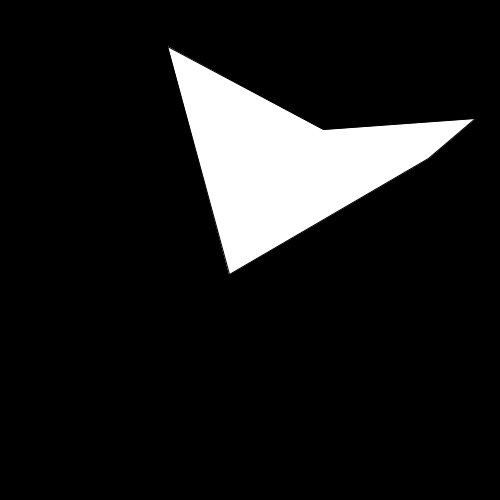
Frame 1 (no input)
Frame 60 (the mouse pressed at the canvas centre just before this capture): identical to frame 1, image omitted
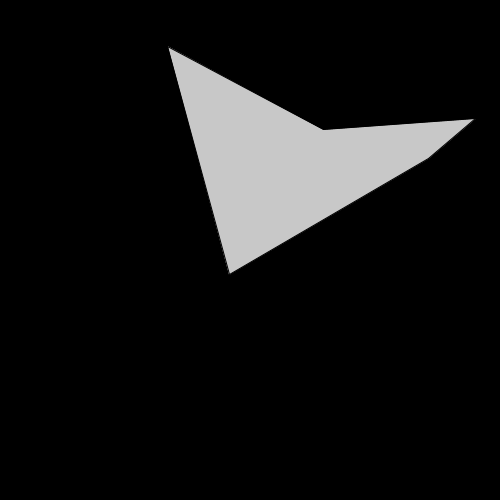
Frame 120 (the mouse held since frame 60 and released just before this capture)

The Processing sketch that drew these frames (run headless with seeded random() and noise(); from frame 60 on, the mouse is pressed at the canvas centre):

// Processing sketch: PolygonHitboxForced
// ── PolygonHitboxForced.pde
PolygonHitbox p1;
PolygonHitbox p2;

float theta = 0;

void setup() {
  size(500, 500);

  p1 = new PolygonHitbox(150-width/2, 134-height/2, 200-width/2, 12-height/2, 200-width/2, 200-height/2, 20-width/2, 210-height/2);
  p2 = new PolygonHitbox(random(-width/2, width/2), random(-height/2, height/2), random(-width/2, width/2), random(-height/2, height/2), random(-width/2, width/2), random(-height/2, height/2), random(-width/2, width/2), random(-height/2, height/2), random(-width/2, width/2), random(-height/2, height/2));
}

void draw() {
  pushMatrix();
  translate(width/2, height/2);
  rotate(theta);
  // p1.findPointsInside();
  p2.findPointsInside();
  background(0);

  /*
  p1.display(color(255));
   p1.hit(mouseX, mouseY);
   */


  p2.display(color(255));
  p2.hit(mouseX, mouseY);


  // theta+=0.002;
  popMatrix();
}


class PolygonHitbox {
  int vertecies;

  float[] x;
  float[]y;

  boolean[][] isInside;

  boolean hit;

  PolygonHitbox(float x0, float y0, float x1, float y1, float x2, float y2, float... points) {
    vertecies = points.length/2+3;

    x = new float[vertecies];
    y = new float[vertecies];

    isInside = new boolean[width][height];

    x[0] = x0;
    y[0] = y0;
    x[1] = x1;
    y[1] = y1;
    x[2] = x2;
    y[2] = y2;

    if (points.length%2 != 0) {
      throw new IllegalArgumentException("Incmplete Point(s) detected");
    }

    for (int i = 0; i < points.length; i++) {
      if (i%2 == 0) {
        x[i/2+3] = points[i];
      } else if (i%2 == 1) {
        y[i/2+3] = points[i];
      }
    }

    findPointsInside();
  }

  void findPointsInside() {
    loadPixels();
    updatePixels();
    background(0);
    display(color(255));

    loadPixels();

    for (int i = 0; i < width*height; i++) {
      if (pixels[i] != color(0)) {
        isInside[i%width][i/width] = true;
      } else {
        isInside[i%width][i/width] = false;
      }
    }
  }

  void display(color c) {
    strokeWeight(1);
    stroke(0);
    fill(c);
    beginShape();
    for (int i = 0; i < vertecies; i++) {
      vertex(x[i], y[i]);
    }
    endShape(CLOSE);
  }

  boolean hit(int x, int y) {
    hit = isInside[x][y];
    display((hit ? color(200):color(255)));
    return hit;
  }
}

void mouseClicked() {
  p2 = new PolygonHitbox(random(-width/2, width/2), random(-height/2, height/2), random(-width/2, width/2), random(-height/2, height/2), random(-width/2, width/2), random(-height/2, height/2), random(-width/2, width/2), random(-height/2, height/2), random(-width/2, width/2), random(-height/2, height/2));
  p2.findPointsInside();
}
